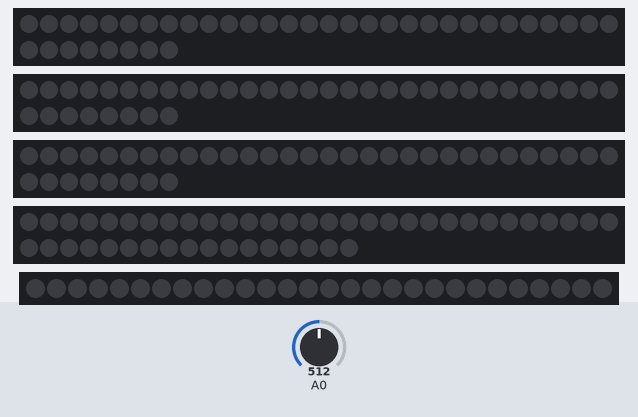
A sketch run on a simulated Arduino Uno, built with avr-gcc and run on an emulated ATmega328P. Shown: 3 × 38 RGB LEDs in strip order, left to right, continuing on the next row, 47 RGB LEDs in strip order, left to right, continuing on the next row, 28 RGB LEDs in strip order, left to right. The test bench sets the inputs (shaded band); at power-on: A0 = 512.

Above: at 2.2 s.
2.3 s: A0 set to 988
5.3 s: A0 set to 1010
At 5.5 s:
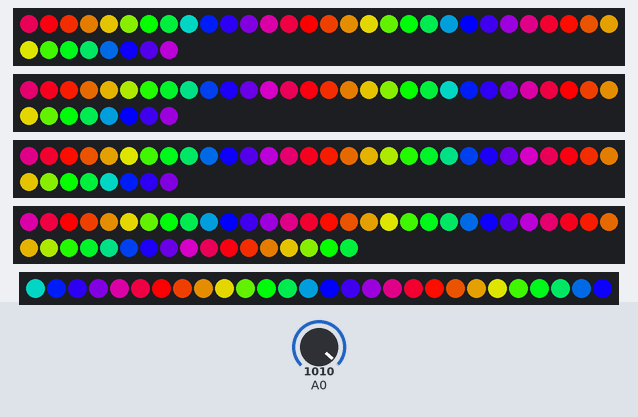
At 6.17 s:
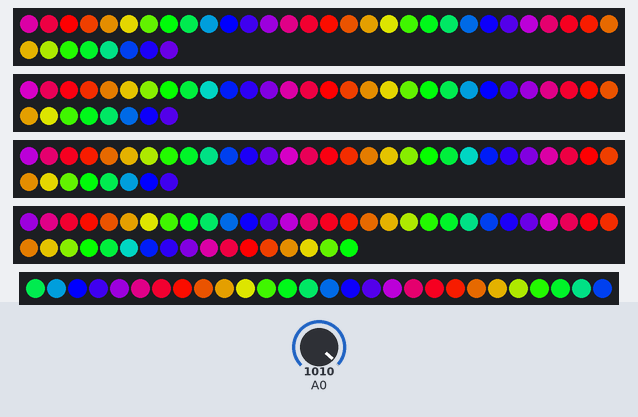
Timing chart, 0 to 8.3 s (numbered marks = the images above; inputs shaded):
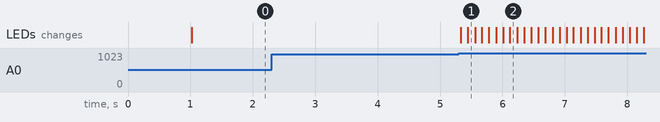

Measured:
- the behaviour switches between 999 and 1000 on A0 (found by bisection; images 0 and 1)
- after the input at 2.3 s, every drawn part: stays the same
- after the input at 5.3 s, the LEDs: first change at once (image 1 shows a later state)

The sketch:

ledvest.ino
```cpp
#include "FastLED.h"

#define DATA_PIN_SWITCH   A1

// Data pin that led data will be written out over
#define DATA_PIN_ONE     11    // 38 leds, starting offset = 0
#define DATA_PIN_TWO     10    // 38 leds, starting offset = 38
#define DATA_PIN_THREE    9    // 38 leds, starting offset = 76
#define DATA_PIN_FOUR    12    // 47 leds, starting offset = 114
#define DATA_PIN_FIVE    13    // 28 leds, starting offset = 161

#define NUM_LEDS (38 + 38 + 38 + 47 + 28)
CRGB leds[NUM_LEDS];

int mode ;


void setup() {
  // sanity check delay - allows reprogramming if accidently blowing power w/leds
  delay(1000);

  // Set up logging
  Serial.begin(9600);

  // Add strips
  FastLED.addLeds<WS2811, DATA_PIN_ONE>  (leds,   0, 38);
  FastLED.addLeds<WS2811, DATA_PIN_TWO>  (leds,  38, 38);
  FastLED.addLeds<WS2811, DATA_PIN_THREE>(leds,  76, 38);
  FastLED.addLeds<WS2811, DATA_PIN_FOUR> (leds, 114, 47);
  FastLED.addLeds<WS2811, DATA_PIN_FIVE> (leds, 161, 28);
  // Other types of stips
  // WS2811, WS2811_400, NEOPIXEL

  mode = 2;

}

CRGB GetNextHue( unsigned char inc = 1 ) {
  static uint8_t hue = 0;
  hue += inc ;
  return CRGB ( CHSV(hue, 255, 255));
}

void checkInput() {
  // Check the input. We only want to check the input every so often
  // so we don't slow down the LED bit bang
  static int checkCount = 0 ;
  checkCount++;
  if( checkCount % 10 == 0 )
  {
    // Read inout
    static boolean buttonDebounce = true ;
    int analogValue = analogRead(0);
    if( buttonDebounce && analogValue >= 1000 ) {
      buttonDebounce = false ;
      memset(leds, 0, NUM_LEDS * 3);
      mode++;
    } else if( analogValue == 0 ) {
      buttonDebounce = true ;
    }
  }

}


void improvedDelay( int count =1 ) {
  unsigned long time = millis() + count ;
  while( time > millis() ) {
    FastLED.show();
    checkInput();
  }
}

/*
void SolidColor( CRGB color ) {
  for(int i = 0 ; i < NUM_LEDS; i++ ) {
     leds[i] = color;
  }
  FastLED.show();
}


void TopAndBottom( CRGB top, CRGB bottom) {
  // growing/receeding bars
  memset(leds, 0, NUM_LEDS * 3);
  for(int i = 0 ; i < NUM_LEDS; i++ ) {
    leds[i] = bottom;
    leds[NUM_LEDS-1-i] = top;
    FastLED.show();
  }
}

void Snake( CRGB color, int delayCount = 20 ) {
  for(int i = 0 ; i < NUM_LEDS-3; i++ ) {
    memset(leds, 0, i * 3);

    leds[i] = color;
    leds[i+1] = color;
    leds[i+2] = color;
    FastLED.show();
    delay(delayCount);
  }

  memset(leds, 0, NUM_LEDS * 3);
}


void RandomFlashers( ) {

  // Reset all the leds back to black
  memset(leds, 0, NUM_LEDS * 3);

  // Select x amount of leds
  int randomLED = random( 0, NUM_LEDS-1) ;
  for( int offset = 0 ; offset < 25 ; offset ++ ) {
    if( offset % 2 == 0 ) {
      leds[ randomLED ] = CRGB( random( 0, 255), random( 0, 255), random( 0, 255) ) ;
    } else {
      leds[ randomLED ] = CRGB( 0,0,0 ) ;
    }
    FastLED.show();
    delay( 20 );
  }
}

void RandomFireFlies( ) {

  // Reset all the leds back to black
  memset(leds, 0, NUM_LEDS * 3);

  int steps = 100 ;
  int randomLED = random( 0, NUM_LEDS-1) ;

  // Fast up
  for( int offset = 0 ; offset < steps /2  ; offset ++ ) {
    leds[ randomLED ] = CRGB( map( offset, 0, steps, 0, 255) , 0, 0 ) ;
    FastLED.show();
  }
  delay( 20 );

  // Slow decay
  for( int offset = steps ; offset > 0  ; offset -- ) {
    leds[ randomLED ] = CRGB( map( offset, 0, steps, 0, 255) , 0, 0 ) ;
    FastLED.show();
  }
  delay( 20 );

  memset(leds, 0, NUM_LEDS * 3);
}

void FullRandom() {
    leds[ random( 0, NUM_LEDS-1) ] = GetRandomColor() ;
    FastLED.show();
}

void PartialRandom() {

  if( random(0, 3) == 0 ) {
    // randomly set one on
    FullRandom();
  } else {
    // Randomly set one to black
    leds[ random( 0, NUM_LEDS-1) ] = CRGB(0,0,0) ;
    FastLED.show();
  }
}


void RisingLines() {
  static int lineOffset    = 0 ;
  static int lineDelay     = 50;
  static unsigned char hue = 0 ;
  static CRGB color        = CHSV(hue, 255, 255) ;

  if( lineOffset > 10 ) {
    // We have reached the top.
    // Speed up and start at the bottom again.
    lineOffset = 0 ;
    hue += 20 ;
    color     = CHSV(hue, 255, 255) ;
    memset(leds, 0, NUM_LEDS * 3);
  }

  for( int ledOffset = lineOffset * 19 ; ledOffset < ((1 + lineOffset) * 19 ) && ledOffset < NUM_LEDS ; ledOffset++ ) {
    leds[ ledOffset ] = color;
  }

  improvedDelay( lineDelay ) ;
  lineOffset++;
}


*/
 // ----------------------------------------------------------------------------


void checkerboard()
{
  static uint8_t hue1 = 0;
  static uint8_t hue2 = 128;

  for( int offset = 0 ; offset < NUM_LEDS ; offset++ ) {
    if( offset % 2 == 0 ) {
      leds[ offset ] = CHSV(hue1, 255, 255) ;
    } else {
      leds[ offset ] = CHSV(hue2, 255, 255) ;
    }
  }
  hue1++;
  hue2++;
}

void colorWheel() {
  static uint8_t hue = 0;
  FastLED.showColor(CHSV(hue++, 255, 255));
  improvedDelay( 5 ) ;
}

void rainbow() {
  static int ihue = 0 ;
  for(int idex = 0 ; idex < NUM_LEDS; idex++ ) {
    ihue += 20;
    if (ihue > 255) {
      ihue = ihue - 255;
    }
    leds[idex] = CHSV(ihue, 255, 255);
  }
  improvedDelay( 100 )  ;
}

void GrowAndFade( ) {
  // growing/receeding bars
  static CRGB color    = GetNextHue() ;
  static int ledOffset = 0 ;
  static int dir       = 1 ;

  if( ledOffset <= 3 ) {
    dir = 1 ;
    color = GetNextHue( 50 ) ;  ;
  } else if ( ledOffset >= NUM_LEDS-3 ) {
    dir = -1 ;
  }

  if( dir > 0 ) {
    leds[ ledOffset ] = color;
  } else {
    leds[ ledOffset ] = CRGB( 0, 0, 0);
  }

  // Increase the count.
  ledOffset += dir ;

}

 // ----------------------------------------------------------------------------


void loop() {


  switch( mode ) {
    default:
    case 0: {
      mode = 0 ;
      memset(leds, 0, NUM_LEDS * 3);
      break;
    }
    case 1: {
      checkerboard ( );
      break;
    }
    case 2: {
      colorWheel ( );
      break;
    }
    case 3: {
      rainbow ( );
      break;
    }
    case 4: {
      GrowAndFade(  ) ;
      break;
    }
  }

  // Display the results.
  LEDS.show();

  checkInput();


//

  return ;
  /*

  SolidColor( CRGB(255,0,0) ) ;


  for( int offset = 0 ; offset < 5 ; offset++ ) {
    TopAndBottom( GetRandomColor(), GetRandomColor() );
  }
  memset(leds, 0, NUM_LEDS * 3);

  for( int offset = 0 ; offset < 5 ; offset++ ) {
    GrowAndFade( GetRandomColor() ) ;
  }
  // GrowAndFade( GetRandomColor(), 20 ) ;
  memset(leds, 0, NUM_LEDS * 3);

  for( int offset = 0 ; offset < 5 ; offset++ ) {
    Snake( GetRandomColor() );
  }
  // Snake( GetRandomColor(), 35 );
  memset(leds, 0, NUM_LEDS * 3);

  for( int offset = 0 ; offset < 20 ; offset++ ) {
    RandomFlashers();
  }
  memset(leds, 0, NUM_LEDS * 3);

  for( int offset = 0 ; offset < 20 ; offset++ ) {
    RandomFireFlies();
  }
  memset(leds, 0, NUM_LEDS * 3);

  for( int offset = 0 ; offset < 500 ; offset++ ) {
    FullRandom();
  }
  memset(leds, 0, NUM_LEDS * 3);

  for( int offset = 0 ; offset < 500 ; offset++ ) {
    PartialRandom();
  }
  memset(leds, 0, NUM_LEDS * 3);

  return;
  */
    /*
  // one at a time
  for(int j = 0; j < 3; j++) {
    for(int i = 0 ; i < NUM_LEDS; i++ ) {
      memset(leds, 0, NUM_LEDS * 3);
      switch(j) {
        case 0: leds[i].r = 255; break;
        case 1: leds[i].g = 255; break;
        case 2: leds[i].b = 255; break;
      }
      FastLED.show();
      // delay(100);
    }
  }

  // growing/receeding bars
  for(int j = 0; j < 3; j++) {
    memset(leds, 0, NUM_LEDS * 3);
    for(int i = 0 ; i < NUM_LEDS; i++ ) {
      switch(j) {
        case 0: leds[i].r = 255; break;
        case 1: leds[i].g = 255; break;
        case 2: leds[i].b = 255; break;
      }
      FastLED.show();
      // delay(100);
    }
    for(int i = NUM_LEDS-1 ; i >= 0; i-- ) {
      switch(j) {
        case 0: leds[i].r = 0; break;
        case 1: leds[i].g = 0; break;
        case 2: leds[i].b = 0; break;
      }
      FastSPI_LED.show();
      delay(1);
    }
  }
*/
  // Fade in/fade out
  for(int j = 0; j < 3; j++ ) {
    memset(leds, 0, NUM_LEDS * 3);
    for(int k = 0; k < 256; k++) {
      for(int i = 0; i < NUM_LEDS; i++ ) {
        switch(j) {
          case 0: leds[i].r = k; break;
          case 1: leds[i].g = k; break;
          case 2: leds[i].b = k; break;
        }
      }
      FastLED.show();
    }
    for(int k = 255; k >= 0; k--) {
      for(int i = 0; i < NUM_LEDS; i++ ) {
        switch(j) {
          case 0: leds[i].r = k; break;
          case 1: leds[i].g = k; break;
          case 2: leds[i].b = k; break;
        }
      }
      FastLED.show();
    }
  }


}
```
